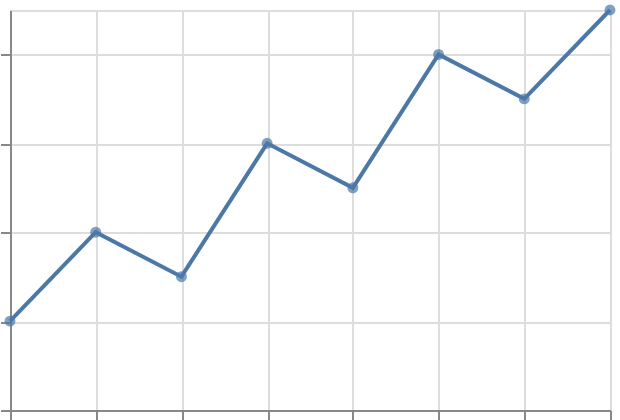

Write a Vega-Lite specification for this figure.
### Vega-Lite specification from a JSON file in a GitHub repository (floating-point values rounded to 4 significant figures)
{"$schema": "https://vega.github.io/schema/vega-lite/v6.json", "padding": 5, "autosize": "none", "width": 300, "height": 200, "data": {"name": "table", "values": [{"c": "A", "g": "p", "x": 1, "y": 2, "v": 5, "t": "2024-01-15", "o": {"v": 3}, "IMDB Rating": 6.1, "d": "x1"}, {"c": "B", "g": "q", "x": 2, "y": 4, "v": 9, "t": "2024-02-20", "o": {"v": 7}, "IMDB Rating": 7.4, "d": "x2"}, {"c": "A", "g": "q", "x": 3, "y": 3, "v": 2, "t": "2024-03-05", "o": {"v": 1}, "IMDB Rating": 5.2, "d": "x1"}, {"c": "C", "g": "p", "x": 4, "y": 6, "v": 7, "t": "2024-05-30", "o": {"v": 4}, "IMDB Rating": 8.8, "d": "x3"}, {"c": "B", "g": "p", "x": 5, "y": 5, "v": 4, "t": "2024-07-11", "o": {"v": 9}, "IMDB Rating": 6.9, "d": "x2"}, {"c": "C", "g": "q", "x": 6, "y": 8, "v": 6, "t": "2024-09-02", "o": {"v": 2}, "IMDB Rating": 7.7, "d": "x3"}, {"c": "A", "g": "p", "x": 7, "y": 7, "v": 8, "t": "2024-11-25", "o": {"v": 5}, "IMDB Rating": 4.4, "d": "x1"}, {"c": "B", "g": "q", "x": 8, "y": 9, "v": 3, "t": "2024-12-31", "o": {"v": 8}, "IMDB Rating": 9.1, "d": "x2"}]}, "encoding": {"x": {"field": "x", "type": "quantitative"}, "y": {"field": "y", "type": "quantitative"}}, "layer": [{"mark": "line"}, {"mark": {"type": "point", "filled": true}}]}
